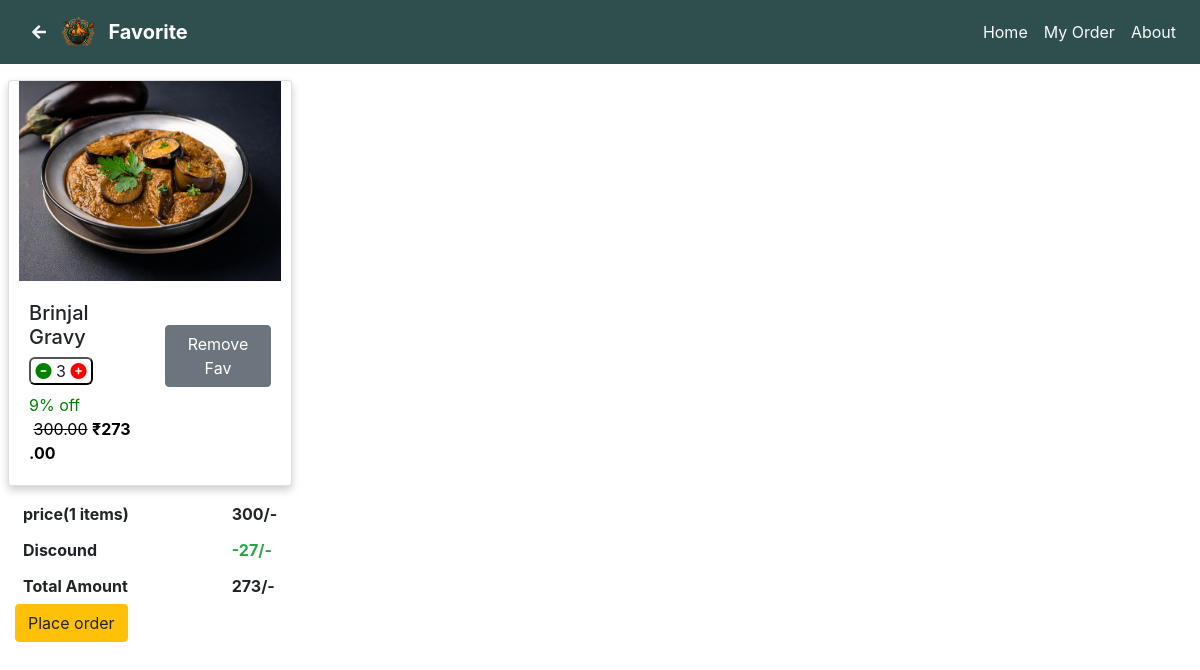
Page /second page.php?favorite (signed in) on the earlier database version.
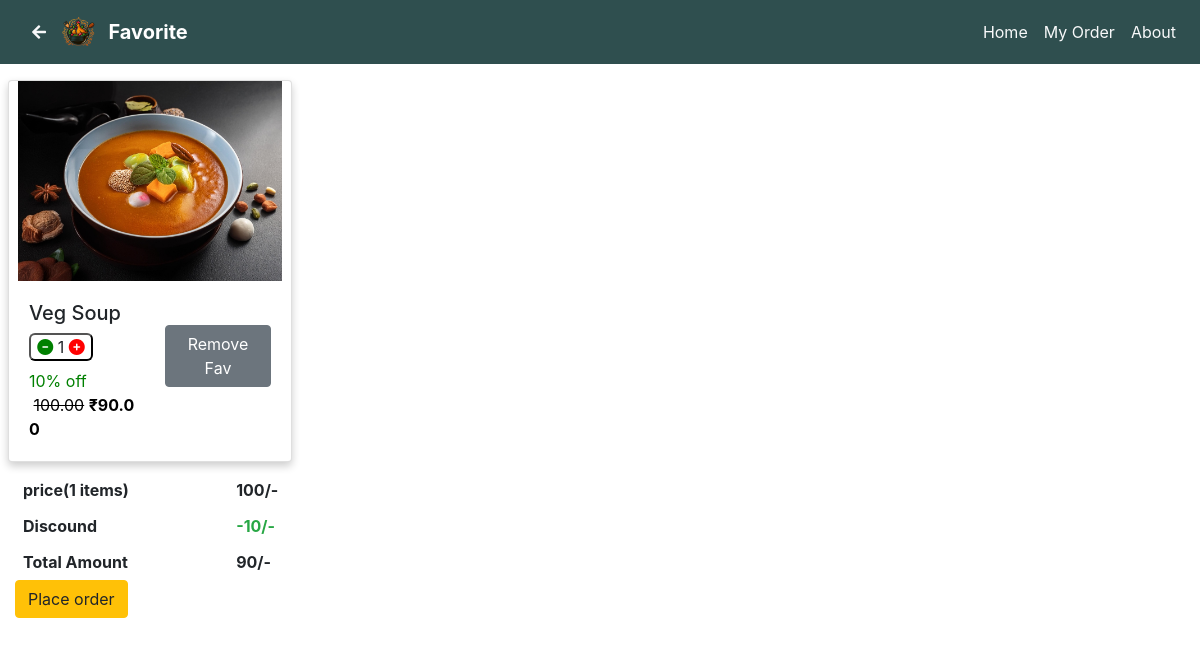
Same page on the later database version.
### tables this page shows
CREATE TABLE `fav` (
  `fav_id` int(5) NOT NULL,
  `product_id` int(3) NOT NULL,
  `user_id` int(5) NOT NULL,
  `qty` int(3) DEFAULT 1,
  `c_price` decimal(10,2) DEFAULT NULL,
  `fav_c_price` decimal(10,2) DEFAULT NULL,
  `p_price` decimal(10,2) DEFAULT NULL,
  `fav_p_price` decimal(10,2) DEFAULT NULL
);

CREATE TABLE `product` (
  `product_id` int(3) NOT NULL,
  `product_name` varchar(50) DEFAULT NULL,
  `product_scale` varchar(100) DEFAULT NULL,
  `product_des` varchar(500) DEFAULT NULL,
  `product_keyword` varchar(500) DEFAULT NULL,
  `product_cat` varchar(20) DEFAULT NULL,
  `product_img` varchar(100) DEFAULT NULL,
  `product_img2` varchar(100) DEFAULT NULL,
  `product_img3` varchar(100) DEFAULT NULL,
  `product_stock` int(3) DEFAULT NULL,
  `product_price` int(5) DEFAULT NULL,
  `product_off` int(2) DEFAULT NULL,
  `product_c_price` int(5) DEFAULT NULL,
  `status` int(1) DEFAULT 1
);

### fav.php (the view, shortened to what this page needs)
<?php
$user_id = null;
if (isset($_SESSION['user_id'])) {
    $user_id = $_SESSION['user_id'];
}
function fav()
{
    global $con, $user_id;
    if (isset($user_id)) {
        $select_fav = "SELECT * FROM fav WHERE user_id='$user_id'";
        $result_fav = mysqli_query($con, $select_fav);
        $num = mysqli_num_rows($result_fav);
        while ($row_fd = mysqli_fetch_array($result_fav)) {
            $fav_id = $row_fd['product_id'];
            $select_qry = "SELECT * FROM product where product_id='$fav_id'";
            $result_select = mysqli_query($con, $select_qry);
            $row_pd = mysqli_fetch_array($result_select);
            $product_id = $row_pd['product_id'];
            $product_name = $row_pd['product_name'];
            $product_img = $row_pd['product_img'];
            $product_off = $row_pd['product_off'];
            $product_stock = $row_pd['product_stock'];
            $fav_qty = $row_fd['qty'];
            $fav_p_price = $row_fd['fav_p_price'];
            $fav_c_price = $row_fd['fav_c_price'];
            if ($product_stock >= $fav_qty) {
                $qty = $fav_qty;
            } else {
                $qty = $product_stock;
                $update_qry = "UPDATE fav SET qty=$qty where product_id=$product_id and user_id=$user_id";
                $update_result = mysqli_query($con, $update_qry);
            }
            ?>
            <div class='col-12 col-sm-6 col-md-4 col-lg-3 p-2'>
                <div class='card'>
                    <a href='second page.php?view=<?php echo $product_id; ?>'>
                        <img class='card-img-top' src='./admin/product_image/<?php echo $product_img; ?>' alt='Card image cap' <?php if ($product_stock <= 0) {
                              echo 'id="blur"';
                          } ?>>
                    </a>
                    <div class='card-body '>
                        <div class='row'>
                            <div class='col-6'>
                                <h5 class='card-title my-0'><?php echo $product_name; ?></h5>
                                <?php
                                if ($qty > 0) {
                                    ?>
                                    <div class='quantity'>
                                        <a href='second page.php?dec_id=<?php echo $fav_id; ?>' class='dec'><i
                                                class='fa-solid fa-circle-minus'></i></a>
                                        <span><?php echo $qty; ?></span>
                                        <a href='second page.php?inc_id=<?php echo $fav_id; ?>' class='inc'><i
                                                class='fa-solid fa-circle-plus'></i><a>
                                    </div>
                                    <?php
                                }
                                ?>
                                <p class='card-text' style='color: green;'><?php echo $product_off; ?>% off &nbsp;<del
                                        style='color: black;'><?php echo $fav_p_price; ?></del>&nbsp;<b
                                        style='color: black;'>₹<?php echo $fav_c_price; ?></b></p>
                            </div>
                            <div class='col-6 text-center'>
                                <a href='second page.php?favorite && rfav=<?php echo $product_id; ?>'
                                    class='btn btn-secondary mb-4 mt-4 '>Remove Fav</a>
                            </div>
                        </div>
                    </div>
                </div>
            </div>
            <?php
        }
    } else {
        echo "<script>window.location.href='login_logout.php?login';</script>";
    }
}
function price_details()
{
    global $con, $user_id;
    $c_price = array();
    $p_price = array();
    $select_qry = "SELECT * FROM fav WHERE user_id='$user_id'";
    $result_select = mysqli_query($con, $select_qry);
    $num = mysqli_num_rows($result_select);
    while ($row = mysqli_fetch_array($result_select)) {
        array_push($c_price, $row['fav_c_price']);
        array_push($p_price, $row['fav_p_price']);
    }
    $total_p_price = array_sum($p_price);
    $total_c_price = array_sum($c_price);
    echo "<table>
            <tr>
                <th class='p-2'>
                    price($num items)
                </th>
                <th>
                $total_p_price/-
                </th>
            </tr>
            <tr>
                <th class='p-2'>
                    Discound
                </th>
                <th class='text-success'>-" .
        $total_p_price - $total_c_price .
        "/-</th>
            </tr>
            <tr>
                <th class='p-2'>
                    Total Amount
                </th>
                <th>
                $total_c_price/-
                </th>
            </tr>
          </table>";
    $select_qry = "SELECT MIN(qty) AS min_qty from fav WHERE user_id=$user_id";
    $result_qry = mysqli_query($con, $select_qry);
    $row = mysqli_fetch_array($result_qry);
    $min_qty = $row['min_qty'];
    ?>
    <a <?php if ($min_qty > 0) {
        echo "href='second page.php?fav_order_product'";
    } ?> class='btn btn-warning me-2 mb-2 me-2'
        <?php if ($min_qty <= 0) {
            echo 'id="disabled"';
        } ?>>Place order</a>
    <?php
}
?>

### second page.php (shortened to what this page needs)
<?php
include 'Config/db_connection.php';
include 'fav.php';
include 'view_more.php';
include 'order_page.php';
if (isset($_GET['view'])) {
    $product_id = $_GET['view'];
    $select_qry = "SELECT * FROM product WHERE product_id=$product_id";
    $result_select = mysqli_query($con, $select_qry);
    $row = mysqli_fetch_array($result_select);
    $heading = $row['product_name'];
} elseif (isset($_GET['cat'])) {
    $heading = $_GET['cat'];
} elseif (isset($_GET['user_serch'])) {
    $heading = $_GET['user_serch'];
} elseif (isset($_GET['favorite'])) {
    $heading = "Favorite";
} elseif (isset($_GET['releated_product'])) {
    $heading = "Releated Product";
} elseif (isset($_GET['order'])) {
    $heading = "My Orders";
} elseif (isset($_GET['order_product']) || isset($_GET['fav_order_product']))
{
    $heading = "Order";
} elseif (isset($_GET['order_summary'])) {
    $heading = "Order Summary";
}
function heading()
{
    global $heading;
    $length = strlen($heading);
    ?>
    <?php
    if ($length >= 18) {
        $short_heading = substr($heading, 0, 15);
        echo $short_heading . "...";
    } else {
        echo $heading;
    }
}
?>
<!DOCTYPE html>
<html lang="en">
<head>
    <link rel="stylesheet" href="assets/css/style.css">
    <link rel="stylesheet" href="assets/css/component.css">
    <link rel="stylesheet" href="https://cdnjs.cloudflare.com/ajax/libs/font-awesome/6.5.2/css/all.min.css"
 />
    <link href="https://stackpath.bootstrapcdn.com/bootstrap/4.5.2/css/bootstrap.min.css" rel="stylesheet">
    <link href="https://cdnjs.cloudflare.com/ajax/libs/font-awesome/5.15.4/css/all.min.css" rel="stylesheet">
    <link rel="stylesheet" href="assets/page-loader/style.css">
</head>
<body>
    <header class="sticky-top">
        <nav class="navbar navbar-expand-lg navbar-custom">
            <a href="#" id="back"><i class="fas fa-arrow-left text-light m-3"></i><a>
                    <a class="navbar-brand" href="#">
                        <img src="assets/image/logo.png" alt="FoodWorld logo" height="30" style="margin-top: -5px;"><b
                            class="pl-2 p-2 "
                            style="color:white"><?php heading(); ?></b>
                    </a>
                    <div class="collapse navbar-collapse" id="navbarNav">
                        <ul class="navbar-nav ml-auto" action="" method="get">
                            <li class="nav-item">
                                <a class="nav-link text-light" href="index.php">
                                    Home
                                </a>
                            </li>
                            <?php
                            if (!isset($_GET['order'])) {
                                echo '<li class="nav-item">
                                <a class="nav-link active text-light" aria-current="page" href="second page.php?order">My
                                    Order</a>
                            </li>';
                            }
                            ?>
                            <li class="nav-item">
                                <a class="nav-link text-light" href="#">
                                    About</i>
                                </a>
                            </li>
                        </ul>
                    </div>
        </nav>
    </header>
    <div class="container-fluid pt-2">
        <div class="row">
            <?php
            if (isset($_GET['cat'])) {
                cat();
            } elseif (isset($_GET['user_serch'])) {
                user_serch();
            } elseif (isset($_GET['favorite'])) {
                fav();
            } elseif (isset($_GET['view'])) {
                view_more();
            } elseif (isset($_GET['releated_product'])) {
                releated_product();
            } elseif (isset($_GET['order']) && isset($user_id)) {
                my_order();
            } elseif (isset($_GET['order_product'])) {
                place_order();
            } elseif (isset($_GET['fav_order_product'])) {
                fav_place_order();
            } elseif (isset($_GET['order_summary'])) {
                order_summary();
            }
            ?>
        </div>
        <?php
        if (isset($_GET['favorite']) && $num >= 1 ) {
            price_details();
        }
        ?>
    </div>
</body>
</html>

### assets/css/style.css (style rules this page uses)
body { font-family: Calibri, serif; }
p, h1, h2, h3, h4, h5, h6, table, .secondary_navbar { cursor: default; }
.card-img-top { width: 200px; height: 200px; object-fit: contain; }
.navbar-custom { background-color: #2F4F4F; }
.navbar-custom .navbar-brand, .navbar-custom .nav-link { color: black; }
.quantity { border: 2px outset black; width: 4rem; text-align: center; margin: 0.5rem 0px; border-radius: 6px; }
.inc { color: red; }
.dec { color: green; }
table { width: 300px; }
.card { border-radius: 8px; box-shadow: 0 4px 8px rgba(0, 0, 0, 0.1); margin-bottom: 2px; }
.card { box-shadow: 0 4px 8px rgba(0, 0, 0, 0.2); transition: box-shadow 0.3s ease; }

Differences in the rows shown:
removed fav: product.product_img (picture), product.product_name "Brinjal Gravy", qty "3", product.product_off "9", fav_p_price "300.00", fav_c_price "273.00"
added fav: product.product_img (picture), product.product_name "Veg Soup", qty "1", product.product_off "10", fav_p_price "100.00", fav_c_price "90.00"
Other differences:
$total_p_price: "300" → "100"
$total_p_price - $total_c_price: "27" → "10"
$total_c_price: "273" → "90"
